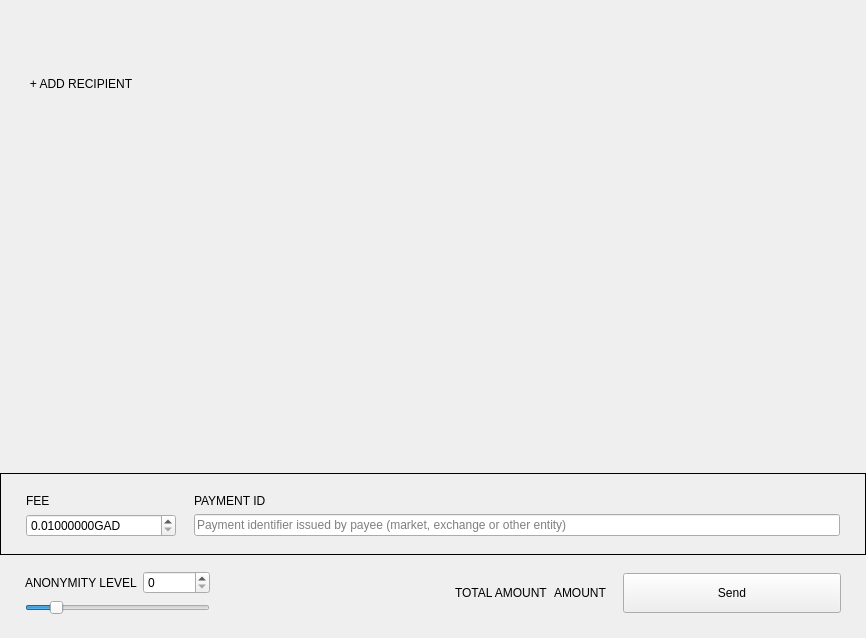
<?xml version="1.0" encoding="UTF-8"?>
<ui version="4.0">
 <class>SendFrame</class>
 <widget class="QFrame" name="SendFrame">
  <property name="geometry">
   <rect>
    <x>0</x>
    <y>0</y>
    <width>866</width>
    <height>638</height>
   </rect>
  </property>
  <property name="windowTitle">
   <string>Frame</string>
  </property>
  <property name="frameShape">
   <enum>QFrame::NoFrame</enum>
  </property>
  <property name="frameShadow">
   <enum>QFrame::Raised</enum>
  </property>
  <layout class="QVBoxLayout" name="verticalLayout">
   <property name="spacing">
    <number>5</number>
   </property>
   <property name="sizeConstraint">
    <enum>QLayout::SetDefaultConstraint</enum>
   </property>
   <property name="leftMargin">
    <number>0</number>
   </property>
   <property name="topMargin">
    <number>0</number>
   </property>
   <property name="rightMargin">
    <number>0</number>
   </property>
   <property name="bottomMargin">
    <number>0</number>
   </property>
   <item>
    <widget class="WalletGui::ResizableScrollArea" name="m_sendScrollarea">
     <property name="enabled">
      <bool>true</bool>
     </property>
     <property name="sizePolicy">
      <sizepolicy hsizetype="MinimumExpanding" vsizetype="Preferred">
       <horstretch>0</horstretch>
       <verstretch>0</verstretch>
      </sizepolicy>
     </property>
     <property name="autoFillBackground">
      <bool>false</bool>
     </property>
     <property name="styleSheet">
      <string notr="true"/>
     </property>
     <property name="frameShape">
      <enum>QFrame::NoFrame</enum>
     </property>
     <property name="sizeAdjustPolicy">
      <enum>QAbstractScrollArea::AdjustToContents</enum>
     </property>
     <property name="widgetResizable">
      <bool>true</bool>
     </property>
     <widget class="QWidget" name="scrollAreaWidgetContents">
      <property name="geometry">
       <rect>
        <x>0</x>
        <y>0</y>
        <width>866</width>
        <height>69</height>
       </rect>
      </property>
      <property name="sizePolicy">
       <sizepolicy hsizetype="Preferred" vsizetype="Preferred">
        <horstretch>0</horstretch>
        <verstretch>0</verstretch>
       </sizepolicy>
      </property>
      <property name="styleSheet">
       <string notr="true"/>
      </property>
      <layout class="QVBoxLayout" name="m_transfersLayout">
       <property name="spacing">
        <number>0</number>
       </property>
       <property name="sizeConstraint">
        <enum>QLayout::SetNoConstraint</enum>
       </property>
       <property name="leftMargin">
        <number>0</number>
       </property>
       <property name="topMargin">
        <number>0</number>
       </property>
       <property name="rightMargin">
        <number>0</number>
       </property>
       <property name="bottomMargin">
        <number>0</number>
       </property>
      </layout>
     </widget>
    </widget>
   </item>
   <item>
    <layout class="QHBoxLayout" name="horizontalLayout_2">
     <property name="spacing">
      <number>0</number>
     </property>
     <item>
      <spacer name="horizontalSpacer_3">
       <property name="orientation">
        <enum>Qt::Horizontal</enum>
       </property>
       <property name="sizeType">
        <enum>QSizePolicy::Fixed</enum>
       </property>
       <property name="sizeHint" stdset="0">
        <size>
         <width>25</width>
         <height>20</height>
        </size>
       </property>
      </spacer>
     </item>
     <item>
      <widget class="WalletGui::WalletNormalLinkLikeButton" name="m_addRecipientButton">
       <property name="cursor">
        <cursorShape>PointingHandCursor</cursorShape>
       </property>
       <property name="focusPolicy">
        <enum>Qt::NoFocus</enum>
       </property>
       <property name="text">
        <string>+ ADD RECIPIENT</string>
       </property>
       <property name="flat">
        <bool>true</bool>
       </property>
      </widget>
     </item>
     <item>
      <spacer name="horizontalSpacer_2">
       <property name="orientation">
        <enum>Qt::Horizontal</enum>
       </property>
       <property name="sizeHint" stdset="0">
        <size>
         <width>478</width>
         <height>17</height>
        </size>
       </property>
      </spacer>
     </item>
    </layout>
   </item>
   <item>
    <spacer name="verticalSpacer_2">
     <property name="orientation">
      <enum>Qt::Vertical</enum>
     </property>
     <property name="sizeType">
      <enum>QSizePolicy::MinimumExpanding</enum>
     </property>
     <property name="sizeHint" stdset="0">
      <size>
       <width>20</width>
       <height>20</height>
      </size>
     </property>
    </spacer>
   </item>
   <item>
    <widget class="QFrame" name="m_sendFeeFrame">
     <property name="frameShape">
      <enum>QFrame::Box</enum>
     </property>
     <property name="frameShadow">
      <enum>QFrame::Plain</enum>
     </property>
     <layout class="QGridLayout" name="gridLayout_2">
      <property name="leftMargin">
       <number>25</number>
      </property>
      <property name="topMargin">
       <number>20</number>
      </property>
      <property name="rightMargin">
       <number>25</number>
      </property>
      <property name="bottomMargin">
       <number>17</number>
      </property>
      <property name="horizontalSpacing">
       <number>18</number>
      </property>
      <item row="0" column="0">
       <widget class="WalletGui::WalletNormalGrayTextLabel" name="label_3">
        <property name="text">
         <string>FEE</string>
        </property>
       </widget>
      </item>
      <item row="0" column="1">
       <widget class="WalletGui::WalletNormalGrayTextLabel" name="m_paymentIdTextLabel">
        <property name="text">
         <string>PAYMENT ID</string>
        </property>
       </widget>
      </item>
      <item row="1" column="0">
       <widget class="QDoubleSpinBox" name="m_feeSpin">
        <property name="buttonSymbols">
         <enum>QAbstractSpinBox::UpDownArrows</enum>
        </property>
        <property name="suffix">
         <string notr="true">GAD</string>
        </property>
        <property name="decimals">
         <number>8</number>
        </property>
        <property name="minimum">
         <double>0.010000000000000</double>
        </property>
        <property name="maximum">
         <double>999999999.000000000000000</double>
        </property>
        <property name="singleStep">
         <double>0.010000000000000</double>
        </property>
        <property name="value">
         <double>0.010000000000000</double>
        </property>
       </widget>
      </item>
      <item row="1" column="1">
       <widget class="WalletGui::ClearableLineEdit" name="m_paymentIdEdit">
        <property name="styleSheet">
         <string notr="true">[errorState=&quot;true&quot;] {
  border-color: #ef3131;
}</string>
        </property>
        <property name="placeholderText">
         <string>Payment identifier issued by payee (market, exchange or other entity)</string>
        </property>
       </widget>
      </item>
     </layout>
    </widget>
   </item>
   <item>
    <widget class="QFrame" name="m_mixinFrame">
     <property name="frameShape">
      <enum>QFrame::NoFrame</enum>
     </property>
     <property name="frameShadow">
      <enum>QFrame::Raised</enum>
     </property>
     <layout class="QGridLayout" name="gridLayout">
      <property name="leftMargin">
       <number>25</number>
      </property>
      <property name="topMargin">
       <number>11</number>
      </property>
      <property name="rightMargin">
       <number>25</number>
      </property>
      <property name="bottomMargin">
       <number>23</number>
      </property>
      <item row="0" column="2" rowspan="2">
       <widget class="QLabel" name="label">
        <property name="text">
         <string/>
        </property>
       </widget>
      </item>
      <item row="0" column="5" rowspan="2">
       <widget class="WalletGui::WalletExtraNormalBlackTextLabel" name="m_totalAmountLabel">
        <property name="text">
         <string>AMOUNT</string>
        </property>
        <property name="indent">
         <number>0</number>
        </property>
       </widget>
      </item>
      <item row="0" column="1">
       <widget class="QSpinBox" name="m_mixinSpin">
        <property name="maximum">
         <number>999999999</number>
        </property>
       </widget>
      </item>
      <item row="0" column="3" rowspan="2">
       <spacer name="horizontalSpacer">
        <property name="orientation">
         <enum>Qt::Horizontal</enum>
        </property>
        <property name="sizeType">
         <enum>QSizePolicy::Expanding</enum>
        </property>
        <property name="sizeHint" stdset="0">
         <size>
          <width>298</width>
          <height>20</height>
         </size>
        </property>
       </spacer>
      </item>
      <item row="1" column="0" colspan="2">
       <widget class="QSlider" name="m_mixinSlider">
        <property name="maximumSize">
         <size>
          <width>16777215</width>
          <height>16777215</height>
         </size>
        </property>
        <property name="maximum">
         <number>50</number>
        </property>
        <property name="pageStep">
         <number>1</number>
        </property>
        <property name="value">
         <number>7</number>
        </property>
        <property name="tracking">
         <bool>false</bool>
        </property>
        <property name="orientation">
         <enum>Qt::Horizontal</enum>
        </property>
       </widget>
      </item>
      <item row="0" column="7" rowspan="2">
       <widget class="WalletGui::WalletLargeBlueButton" name="m_sendButton">
        <property name="sizePolicy">
         <sizepolicy hsizetype="Fixed" vsizetype="Fixed">
          <horstretch>0</horstretch>
          <verstretch>0</verstretch>
         </sizepolicy>
        </property>
        <property name="minimumSize">
         <size>
          <width>218</width>
          <height>40</height>
         </size>
        </property>
        <property name="maximumSize">
         <size>
          <width>218</width>
          <height>40</height>
         </size>
        </property>
        <property name="focusPolicy">
         <enum>Qt::NoFocus</enum>
        </property>
        <property name="text">
         <string>Send</string>
        </property>
       </widget>
      </item>
      <item row="0" column="4" rowspan="2">
       <widget class="WalletGui::WalletNormalGrayTextLabel" name="label_2">
        <property name="text">
         <string>TOTAL AMOUNT</string>
        </property>
       </widget>
      </item>
      <item row="0" column="0">
       <widget class="WalletGui::WalletNormalGrayTextLabel" name="m_mixinTextLabel">
        <property name="text">
         <string>ANONYMITY LEVEL</string>
        </property>
       </widget>
      </item>
      <item row="0" column="6" rowspan="2">
       <spacer name="horizontalSpacer_4">
        <property name="orientation">
         <enum>Qt::Horizontal</enum>
        </property>
        <property name="sizeType">
         <enum>QSizePolicy::Fixed</enum>
        </property>
        <property name="sizeHint" stdset="0">
         <size>
          <width>10</width>
          <height>20</height>
         </size>
        </property>
       </spacer>
      </item>
     </layout>
    </widget>
   </item>
  </layout>
 </widget>
 <customwidgets>
  <customwidget>
   <class>WalletGui::WalletNormalGrayTextLabel</class>
   <extends>QLabel</extends>
   <header>Gui/Common/WalletTextLabel.h</header>
  </customwidget>
  <customwidget>
   <class>WalletGui::WalletLargeBlueButton</class>
   <extends>QPushButton</extends>
   <header>Gui/Common/WalletBlueButton.h</header>
  </customwidget>
  <customwidget>
   <class>WalletGui::ClearableLineEdit</class>
   <extends>QLineEdit</extends>
   <header>Gui/Common/ClearableLineEdit.h</header>
  </customwidget>
  <customwidget>
   <class>WalletGui::ResizableScrollArea</class>
   <extends>QScrollArea</extends>
   <header>Gui/Common/ResizableScrollArea.h</header>
   <container>1</container>
  </customwidget>
  <customwidget>
   <class>WalletGui::WalletNormalLinkLikeButton</class>
   <extends>QPushButton</extends>
   <header>Gui/Common/WalletLinkLikeButton.h</header>
  </customwidget>
  <customwidget>
   <class>WalletGui::WalletExtraNormalBlackTextLabel</class>
   <extends>QLabel</extends>
   <header>Gui/Common/WalletTextLabel.h</header>
  </customwidget>
 </customwidgets>
 <tabstops>
  <tabstop>m_paymentIdEdit</tabstop>
  <tabstop>m_mixinSlider</tabstop>
  <tabstop>m_sendScrollarea</tabstop>
 </tabstops>
 <resources/>
 <connections>
  <connection>
   <sender>m_sendButton</sender>
   <signal>clicked()</signal>
   <receiver>SendFrame</receiver>
   <slot>sendClicked()</slot>
   <hints>
    <hint type="sourcelabel">
     <x>53</x>
     <y>561</y>
    </hint>
    <hint type="destinationlabel">
     <x>432</x>
     <y>294</y>
    </hint>
   </hints>
  </connection>
  <connection>
   <sender>m_mixinSlider</sender>
   <signal>valueChanged(int)</signal>
   <receiver>SendFrame</receiver>
   <slot>mixinValueChanged(int)</slot>
   <hints>
    <hint type="sourcelabel">
     <x>221</x>
     <y>520</y>
    </hint>
    <hint type="destinationlabel">
     <x>432</x>
     <y>294</y>
    </hint>
   </hints>
  </connection>
  <connection>
   <sender>m_addRecipientButton</sender>
   <signal>clicked()</signal>
   <receiver>SendFrame</receiver>
   <slot>addRecipientClicked()</slot>
   <hints>
    <hint type="sourcelabel">
     <x>78</x>
     <y>414</y>
    </hint>
    <hint type="destinationlabel">
     <x>432</x>
     <y>294</y>
    </hint>
   </hints>
  </connection>
  <connection>
   <sender>m_paymentIdEdit</sender>
   <signal>textChanged(QString)</signal>
   <receiver>SendFrame</receiver>
   <slot>validatePaymentId(QString)</slot>
   <hints>
    <hint type="sourcelabel">
     <x>538</x>
     <y>521</y>
    </hint>
    <hint type="destinationlabel">
     <x>432</x>
     <y>318</y>
    </hint>
   </hints>
  </connection>
  <connection>
   <sender>m_mixinSpin</sender>
   <signal>valueChanged(int)</signal>
   <receiver>SendFrame</receiver>
   <slot>mixinValueChanged(int)</slot>
   <hints>
    <hint type="sourcelabel">
     <x>201</x>
     <y>575</y>
    </hint>
    <hint type="destinationlabel">
     <x>432</x>
     <y>318</y>
    </hint>
   </hints>
  </connection>
 </connections>
 <slots>
  <slot>sendClicked()</slot>
  <slot>clearAllClicked()</slot>
  <slot>addRecipientClicked()</slot>
  <slot>mixinValueChanged(int)</slot>
  <slot>validatePaymentId(QString)</slot>
 </slots>
</ui>
